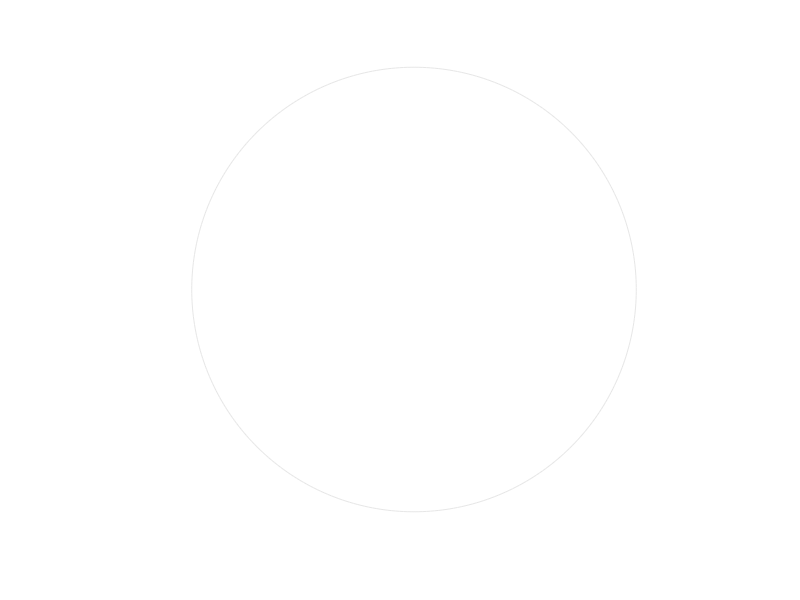

Write the MATLAB code that produced this figure. (Note: this script raises an error after producing the figure.)
function draw_circle_links ( matrix, cfg )

% drawNetwork ( matrix, cfg )
% 
% 'config' is an struture with fields:
% * handle (axes handler). Handle of the axes where the plot must be drawn.
% * label (nx1 cell). The name of the nodes.
% * width (number or false). Width of the lines.
% * shadow (true or false). To draw the shadow of the lines.

if nargin == 0
    matrix = randn ( 21 );
    matrix ( abs ( matrix ) < 2 ) = 0;
end

if nargin < 2
    cfg = struct;
end

if ~isfield ( cfg, 'label' )
    label = cellfun ( @(x) sprintf ( 'Area %2.0f', x ), num2cell ( 1: length ( matrix ) ), 'UniformOutput', false );
else
    label = cfg.label;
end


% Gets the number of nodes.
nodes  = size ( matrix, 1 );

% Draws the N nodes linearly spaced over a circunference.
angles = linspace ( pi, -pi, nodes + 1 );
angles = angles ( 1: end - 1 ) - pi / 2 - pi / nodes;

if isfield ( cfg, 'handle' )
    ahandle = cfg.handle;
else
    figure
    set ( gcf, 'Position', get ( gcf, 'Position' ) .* [ 1 1 0 0 ] + [ 0 0 500 500 ] );
    ahandle = axes ( gcf );
end
hold ( ahandle, 'on' )
axis ( ahandle, 'equal', 'off' )
xlim ( ahandle, [ -1.1 1.1 ] )
ylim ( ahandle, [ -1.1 1.1 ] )

% Draws the circle.
th = linspace ( -pi, pi, 360 );
x  = cos ( th );
y  = sin ( th );

plot ( ahandle, x, y, 'Color', [ .9 .9 .9 ] );


% Gets the list of active conections.
[ node1, node2 ] = find ( matrix );

% Removes the diagonal and the lower triangular.
remove = node1 >= node2;
node1  = node1 ( ~remove );
node2  = node2 ( ~remove );

% Goes through each conexion.
for lindex = 1: numel ( node1 )
    
    % Defines the extremes of the arc.
    x1 = cos ( angles ( node1 ( lindex ) ) );
    y1 = sin ( angles ( node1 ( lindex ) ) );
    x2 = cos ( angles ( node2 ( lindex ) ) );
    y2 = sin ( angles ( node2 ( lindex ) ) );
    
    % Finds the center and radius of the arc.
    x0 = -( y1 - y2 ) / ( x1 * y2 - y1 * x2 );
    y0 =  ( x1 - x2 ) / ( x1 * y2 - y1 * x2 );
    r  = sqrt ( x0 ^ 2 + y0 ^ 2 - 1 );
    
    % If the radius is greater than 1000 writes a rect line.
    if r > 1e3
        
        % Draws the shadow of the rect, if required.
        if cfg.shadow
            shandle = line ( ahandle, linspace ( x1, x2, 50 ), linspace ( y1, y2, 50 ) );
        end
        
        % Draws the rect.
        lhandle = line ( ahandle, linspace ( x1, x2, 50 ), linspace ( y1, y2, 50 ) );
        
    % Otherwise calculates the arc.
    else
        
        % Defines the extreme angles of the arc.
        th1 = atan2 ( y1 - y0, x1 - x0 );
        th2 = atan2 ( y2 - y0, x2 - x0 );
        
        if x1 >= 0 && x2 >= 0
            % ensure the arc is within the unit disk
            theta = [linspace(max(th1,th2),pi,50),...
                linspace(-pi,min(th1,th2),50)].';
        else
            theta = linspace ( th1, th2 );
        end
        
        % Draws the shadow of the arc, if required.
        if cfg.shadow
            shandle = line ( ahandle, r * cos ( theta ) + x0, r * sin ( theta ) + y0 );
        end
        
        % Draws the arc.
        lhandle = line ( ahandle, r * cos ( theta ) + x0, r * sin ( theta ) + y0 );
    end
    
    % Modifies the width, if required.
    if cfg.width
        set ( lhandle, 'LineWidth', cfg.width );
    end
    
    % Sets the link color.
    if matrix ( node1 ( lindex ), node2 ( lindex ) ) > 0
        
        if cfg.shadow
            set ( shandle, 'Color', [ 1 .7 .7 ], 'LineWidth', 3 );
        end
        
        set ( lhandle, 'Color', [ 1 0 0 ] );
    else
        
        if cfg.shadow
            set ( shandle, 'Color', [ .7 .7 1 ], 'LineWidth', 3 );
        end
        
        set ( lhandle, 'Color', [ 0 0 1 ] );
    end
    
    % If version greater than 8.4 uses transparency.
    if cfg.shadow && ~verLessThan ( 'matlab', '8.4' )
        set ( shandle, 'Color', cat ( 2, get ( lhandle, 'Color' ), .3 ), 'LineWidth', 3 );
    end
end


% Draws the nodes over the link lines.
for nindex = 1: nodes
    
    % Gets the x and y coordinates.
    x = cos ( angles ( nindex ) );
    y = sin ( angles ( nindex ) );
    nhandle = plot ( ahandle, x, y );
    
    set ( nhandle, 'Marker', 'o' );
    set ( nhandle, 'MarkerEdgeColor', [ 0 0 0 ] );
    set ( nhandle, 'MarkerFaceColor', [ 0 0 0 ] );
    
    % Creates the text label.
    lhandle = text ( ahandle, x * 1.1, y * 1.1, label { nindex } );
    
    % Rotates the text label.
    % Clockwise for negative values of x.
    if x < 0
        set ( lhandle, 'HorizontalAlignment', 'right' );
        set ( lhandle, 'Rotation', 180 * angles ( nindex ) / pi - 180 );
        set ( lhandle, 'FontSize', 9 );
        
    % Counterclockwise otherwise.
    else
        set ( lhandle, 'HorizontalAlignment', 'left' );
        set ( lhandle, 'Rotation', 180 * angles ( nindex ) / pi );
        set ( lhandle, 'FontSize', 9 );
    end
end
